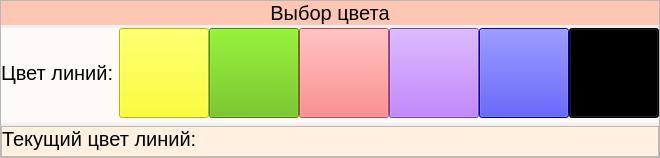
        <widget class="QFrame" name="frame">
         <property name="sizePolicy">
          <sizepolicy hsizetype="Preferred" vsizetype="Fixed">
           <horstretch>0</horstretch>
           <verstretch>0</verstretch>
          </sizepolicy>
         </property>
         <property name="font">
          <font>
           <pointsize>15</pointsize>
          </font>
         </property>
         <property name="frameShape">
          <enum>QFrame::StyledPanel</enum>
         </property>
         <property name="frameShadow">
          <enum>QFrame::Raised</enum>
         </property>
         <layout class="QVBoxLayout" name="verticalLayout_10">
          <property name="spacing">
           <number>3</number>
          </property>
          <property name="leftMargin">
           <number>0</number>
          </property>
          <property name="topMargin">
           <number>0</number>
          </property>
          <property name="rightMargin">
           <number>0</number>
          </property>
          <property name="bottomMargin">
           <number>0</number>
          </property>
          <item>
           <widget class="QLabel" name="label_2">
            <property name="sizePolicy">
             <sizepolicy hsizetype="Preferred" vsizetype="Fixed">
              <horstretch>0</horstretch>
              <verstretch>0</verstretch>
             </sizepolicy>
            </property>
            <property name="font">
             <font>
              <pointsize>15</pointsize>
             </font>
            </property>
            <property name="styleSheet">
             <string notr="true">background-color: rgb(255, 198, 180);</string>
            </property>
            <property name="text">
             <string>Выбор цвета</string>
            </property>
            <property name="alignment">
             <set>Qt::AlignCenter</set>
            </property>
           </widget>
          </item>
          <item>
           <widget class="QFrame" name="color">
            <property name="sizePolicy">
             <sizepolicy hsizetype="Preferred" vsizetype="Fixed">
              <horstretch>0</horstretch>
              <verstretch>0</verstretch>
             </sizepolicy>
            </property>
            <property name="font">
             <font>
              <pointsize>15</pointsize>
             </font>
            </property>
            <property name="styleSheet">
             <string notr="true">background-color: rgb(255, 250, 247);</string>
            </property>
            <layout class="QHBoxLayout" name="horizontalLayout_5">
             <property name="spacing">
              <number>0</number>
             </property>
             <property name="leftMargin">
              <number>0</number>
             </property>
             <property name="topMargin">
              <number>0</number>
             </property>
             <property name="rightMargin">
              <number>0</number>
             </property>
             <property name="bottomMargin">
              <number>5</number>
             </property>
             <item>
              <layout class="QVBoxLayout" name="verticalLayout_8">
               <property name="spacing">
                <number>5</number>
               </property>
               <item>
                <widget class="QLabel" name="label_3">
                 <property name="sizePolicy">
                  <sizepolicy hsizetype="MinimumExpanding" vsizetype="Preferred">
                   <horstretch>0</horstretch>
                   <verstretch>0</verstretch>
                  </sizepolicy>
                 </property>
                 <property name="font">
                  <font>
                   <pointsize>15</pointsize>
                  </font>
                 </property>
                 <property name="text">
                  <string>Цвет линий: </string>
                 </property>
                </widget>
               </item>
              </layout>
             </item>
             <item>
              <layout class="QVBoxLayout" name="verticalLayout_9">
               <property name="spacing">
                <number>5</number>
               </property>
               <property name="bottomMargin">
                <number>0</number>
               </property>
               <item>
                <layout class="QHBoxLayout" name="horizontalLayout_10">
                 <property name="spacing">
                  <number>0</number>
                 </property>
                 <property name="topMargin">
                  <number>0</number>
                 </property>
                 <property name="bottomMargin">
                  <number>0</number>
                 </property>
                 <item>
                  <widget class="QToolButton" name="yellow_btn_line">
                   <property name="sizePolicy">
                    <sizepolicy hsizetype="Preferred" vsizetype="Preferred">
                     <horstretch>0</horstretch>
                     <verstretch>0</verstretch>
                    </sizepolicy>
                   </property>
                   <property name="minimumSize">
                    <size>
                     <width>90</width>
                     <height>90</height>
                    </size>
                   </property>
                   <property name="font">
                    <font>
                     <pointsize>15</pointsize>
                    </font>
                   </property>
                   <property name="styleSheet">
                    <string notr="true">background-color: rgb(255, 255, 0);</string>
                   </property>
                   <property name="text">
                    <string/>
                   </property>
                  </widget>
                 </item>
                 <item>
                  <widget class="QToolButton" name="green_btn_line">
                   <property name="sizePolicy">
                    <sizepolicy hsizetype="Preferred" vsizetype="Preferred">
                     <horstretch>0</horstretch>
                     <verstretch>0</verstretch>
                    </sizepolicy>
                   </property>
                   <property name="minimumSize">
                    <size>
                     <width>90</width>
                     <height>90</height>
                    </size>
                   </property>
                   <property name="font">
                    <font>
                     <pointsize>15</pointsize>
                    </font>
                   </property>
                   <property name="styleSheet">
                    <string notr="true">background-color: rgb(93, 186, 0);</string>
                   </property>
                   <property name="text">
                    <string/>
                   </property>
                  </widget>
                 </item>
                 <item>
                  <widget class="QToolButton" name="red_btn_line">
                   <property name="sizePolicy">
                    <sizepolicy hsizetype="Preferred" vsizetype="Preferred">
                     <horstretch>0</horstretch>
                     <verstretch>0</verstretch>
                    </sizepolicy>
                   </property>
                   <property name="minimumSize">
                    <size>
                     <width>90</width>
                     <height>90</height>
                    </size>
                   </property>
                   <property name="font">
                    <font>
                     <pointsize>15</pointsize>
                    </font>
                   </property>
                   <property name="styleSheet">
                    <string notr="true">background-color: rgb(255, 101, 101);</string>
                   </property>
                   <property name="text">
                    <string/>
                   </property>
                  </widget>
                 </item>
                 <item>
                  <widget class="QToolButton" name="purple_btn_line">
                   <property name="sizePolicy">
                    <sizepolicy hsizetype="Preferred" vsizetype="Preferred">
                     <horstretch>0</horstretch>
                     <verstretch>0</verstretch>
                    </sizepolicy>
                   </property>
                   <property name="minimumSize">
                    <size>
                     <width>90</width>
                     <height>90</height>
                    </size>
                   </property>
                   <property name="font">
                    <font>
                     <pointsize>15</pointsize>
                    </font>
                   </property>
                   <property name="styleSheet">
                    <string notr="true">background-color: rgb(170, 85, 255);</string>
                   </property>
                   <property name="text">
                    <string/>
                   </property>
                  </widget>
                 </item>
                 <item>
                  <widget class="QToolButton" name="blue_btn_line">
                   <property name="sizePolicy">
                    <sizepolicy hsizetype="Preferred" vsizetype="Preferred">
                     <horstretch>0</horstretch>
                     <verstretch>0</verstretch>
                    </sizepolicy>
                   </property>
                   <property name="minimumSize">
                    <size>
                     <width>90</width>
                     <height>90</height>
                    </size>
                   </property>
                   <property name="font">
                    <font>
                     <pointsize>15</pointsize>
                    </font>
                   </property>
                   <property name="styleSheet">
                    <string notr="true">background-color: rgb(0, 0, 255);</string>
                   </property>
                   <property name="text">
                    <string/>
                   </property>
                  </widget>
                 </item>
                 <item>
                  <widget class="QToolButton" name="black_btn_line">
                   <property name="sizePolicy">
                    <sizepolicy hsizetype="Preferred" vsizetype="Preferred">
                     <horstretch>0</horstretch>
                     <verstretch>0</verstretch>
                    </sizepolicy>
                   </property>
                   <property name="minimumSize">
                    <size>
                     <width>90</width>
                     <height>90</height>
                    </size>
                   </property>
                   <property name="font">
                    <font>
                     <pointsize>15</pointsize>
                    </font>
                   </property>
                   <property name="styleSheet">
                    <string notr="true">background-color: rgb(0, 0, 0);</string>
                   </property>
                   <property name="text">
                    <string/>
                   </property>
                  </widget>
                 </item>
                </layout>
               </item>
              </layout>
             </item>
            </layout>
           </widget>
          </item>
          <item>
           <widget class="QFrame" name="frame_6">
            <property name="sizePolicy">
             <sizepolicy hsizetype="Preferred" vsizetype="Fixed">
              <horstretch>0</horstretch>
              <verstretch>0</verstretch>
             </sizepolicy>
            </property>
            <property name="font">
             <font>
              <pointsize>15</pointsize>
             </font>
            </property>
            <property name="styleSheet">
             <string notr="true">background-color: rgb(255, 240, 224);</string>
            </property>
            <property name="frameShape">
             <enum>QFrame::StyledPanel</enum>
            </property>
            <property name="frameShadow">
             <enum>QFrame::Raised</enum>
            </property>
            <layout class="QHBoxLayout" name="horizontalLayout_4">
             <property name="spacing">
              <number>0</number>
             </property>
             <property name="leftMargin">
              <number>0</number>
             </property>
             <property name="topMargin">
              <number>0</number>
             </property>
             <property name="rightMargin">
              <number>0</number>
             </property>
             <property name="bottomMargin">
              <number>5</number>
             </property>
             <item>
              <layout class="QVBoxLayout" name="verticalLayout">
               <property name="spacing">
                <number>5</number>
               </property>
               <item>
                <widget class="QLabel" name="label_17">
                 <property name="sizePolicy">
                  <sizepolicy hsizetype="Preferred" vsizetype="Preferred">
                   <horstretch>0</horstretch>
                   <verstretch>0</verstretch>
                  </sizepolicy>
                 </property>
                 <property name="font">
                  <font>
                   <pointsize>15</pointsize>
                  </font>
                 </property>
                 <property name="text">
                  <string>Текущий цвет линий: </string>
                 </property>
                </widget>
               </item>
              </layout>
             </item>
             <item>
              <layout class="QVBoxLayout" name="verticalLayout_2">
               <property name="spacing">
                <number>5</number>
               </property>
               <item>
                <widget class="QLabel" name="color_line_show">
                 <property name="sizePolicy">
                  <sizepolicy hsizetype="Fixed" vsizetype="Preferred">
                   <horstretch>0</horstretch>
                   <verstretch>0</verstretch>
                  </sizepolicy>
                 </property>
                 <property name="minimumSize">
                  <size>
                   <width>80</width>
                   <height>0</height>
                  </size>
                 </property>
                 <property name="font">
                  <font>
                   <pointsize>15</pointsize>
                  </font>
                 </property>
                 <property name="styleSheet">
                  <string notr="true">border-color: rgb(0, 0, 0);</string>
                 </property>
                 <property name="text">
                  <string/>
                 </property>
                </widget>
               </item>
              </layout>
             </item>
             <item>
              <spacer name="horizontalSpacer_2">
               <property name="sizePolicy">
                <sizepolicy hsizetype="Minimum" vsizetype="Minimum">
                 <horstretch>0</horstretch>
                 <verstretch>0</verstretch>
                </sizepolicy>
               </property>
               <property name="font">
                <font>
                 <pointsize>15</pointsize>
                </font>
               </property>
               <property name="orientation">
                <enum>Qt::Horizontal</enum>
               </property>
               <property name="sizeHint" stdset="0">
                <size>
                 <width>40</width>
                 <height>20</height>
                </size>
               </property>
              </spacer>
             </item>
            </layout>
           </widget>
          </item>
         </layout>
        </widget>
